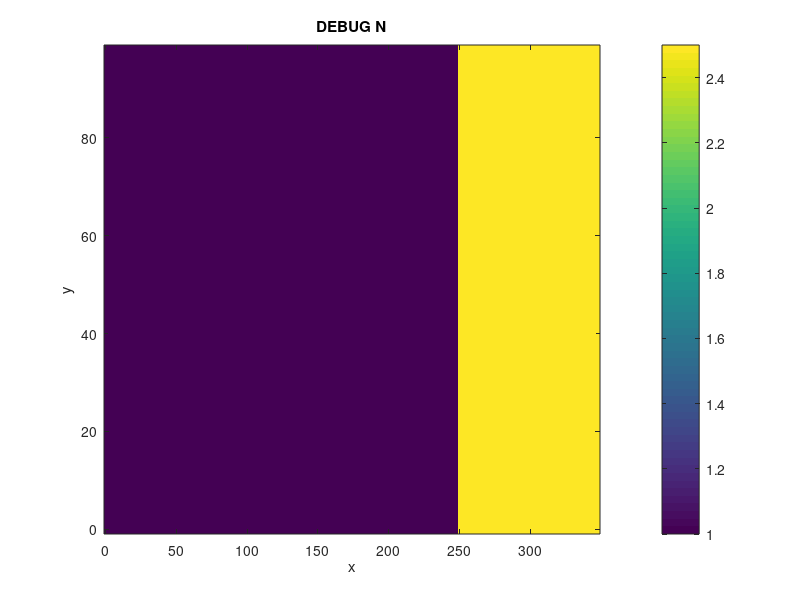

Write the MATLAB code that produced this figure. (Note: this script raises an error after producing the figure.)
% authors: bohan zhang
%
% script for testing reworking of FDFD complex k bloch solver
% debugging by comparing with analytical bragg stack result

clear; close all;

% Script for testing and debugging the new two level grating cell class

clear; close all;

% import code
addpath(['..' filesep 'main']);         % main
% addpath(['..' filesep '45RFSOI']);      % 45rfsoi

% initial settings
disc        = 2;
units       = 'nm';
lambda      = 1000; %1500;
index_clad  = 1.0;

% make index
% let's have a quarter wave stack at 1000nm
% indices
n1      = 1.0;
n2      = 2.5;                  % 1.25;
d1      = lambda/(n1*4);
d2      = lambda/(n2*4);
period  = d1+d2;
domain  = [ 100, period ];

% draw indices
% x = dir of propagation, y = transverse
x_coords    = 0:disc:period-disc;
y_coords    = 0:disc:domain(1)-disc;
N           = zeros( length(y_coords), length(x_coords) );
N( :, x_coords >= 0 & x_coords < d1 )   = n1;
N( :, x_coords >= d1 )                  = n2;

% DEBUG plot N
figure;
imagesc( x_coords, y_coords, N );
xlabel('x'); ylabel('y');
set( gca, 'ydir', 'normal' );
colorbar;
title('DEBUG N');
                                 

% run simulation
num_modes   = 1;
BC          = 1;     % 0 for PEC, 1 for PMC
% PML_options(1): PML in y direction (yes=1 or no=0)
% PML_options(2): length of PML layer in nm
% PML_options(3): strength of PML in the complex plane
% PML_options(4): PML polynomial order (1, 2, 3...)
pml_options = [ 0, 200, 500, 2 ];


% solve bandstructure
lambda_min  = 100;
lambda_max  = 5000;
k0_min      = 0.2*pi/period;
k0_max      = 1.6*pi/period;
k0_all      = linspace( k0_min, k0_max, 100 );

% init saving variables
all_k       = [];
all_k0      = [];
all_k_old   = [];
all_k0_old  = [];

% run solver
% guessk = pi/(2*period);
guessk = 0.000001;
for ii = 1:length(k0_all)
    
    fprintf('\nloop %i of %i\n\n', ii, length(k0_all));
    
    % run old
    fprintf('running old solver\n');
    tic;
    [Phi_1D_old, k_old, Phi_all_old, k_all_old, A_old, B_old] = complexk_mode_solver_2D_PML_old( N, ...
                                                                                   disc, ...
                                                                                   k0_all(ii), ...
                                                                                   num_modes, ...
                                                                                   guessk, ...
                                                                                   BC, ...
                                                                                   pml_options );
    toc;

    % run new
    fprintf('running new solver\n');
    tic;
    [Phi_all, k_all, A, B] = complexk_mode_solver_2D_PML( N, ...
                                                           disc, ...
                                                           k0_all(ii), ...
                                                           num_modes, ...
                                                           guessk, ...
                                                           BC, ...
                                                           pml_options );
    toc;
    
    % save all k's
    all_k       = [ all_k, k_all.' ];
    all_k0      = [ all_k0, repmat( k0_all(ii), 1, length(k_all) ) ];
    all_k_old   = [ all_k_old, k_all_old.' ];
    all_k0_old  = [ all_k0_old, repmat( k0_all(ii), 1, length(k_all_old) ) ];
    
    % set new guessk
    guessk = k_all(1);
    
end

lambda_all  = 2*pi./all_k0;
k0a_pi_bg   = (2*pi/lambda)*period/pi;    % this is where the bg should be

% plot the bandstructure for ALL modes, new solver
figure;
plot( real(all_k)*period/pi, all_k0*period/pi, 'o' ); hold on;
plot( imag(all_k)*period/pi, all_k0*period/pi, 'o' ); hold on;
plot( xlim, [ k0a_pi_bg, k0a_pi_bg ], '--' );
xlabel('ka/pi'); ylabel('k0*a/pi');
legend('real', 'imag', 'center of bandgap');
title('Bandstructure of all solved modes, new ver.');
makeFigureNice();

% % plot the bandstructure for ALL modes, new solver vs wl
% figure;
% plot( real(all_k)*period/pi, lambda_all, 'o' ); hold on;
% plot( imag(all_k)*period/pi, lambda_all, 'o' ); hold on;
% xlabel('ka/pi'); ylabel('\lambda');
% legend('real', 'imag');
% title('Bandstructure of all solved modes, new ver.');
% makeFigureNice();

% plot the bandstructure for ALL modes, old solver
figure;
plot( real(all_k_old)*period/pi, all_k0_old*period/pi, 'o' ); hold on;
plot( imag(all_k_old)*period/pi, all_k0_old*period/pi, 'o' ); hold on;
plot( xlim, [ k0a_pi_bg, k0a_pi_bg ], '--' );
xlabel('ka/pi'); ylabel('k0*a/pi');
legend('real', 'imag', 'center of bandgap');
title('Bandstructure of all solved modes, old ver.');
makeFigureNice();


                                                                           
% % reshape and sort the Phis
% % when they come out raw from the modesolver, Phi_all's columns are the
% % eigenvectors
% % The eigenvectors are wrapped by column, then row
% ny = domain(1)/disc;
% nx = domain(2)/disc;
% Phi_all_half    = Phi_all( 1:end/2, : );                                        % first remove redundant bottom half
% Phi_all_reshape = reshape( Phi_all_half, ny, nx, size(Phi_all_half, 2) );       % hopefully this is dimensions y vs. x vs. mode#
% Phi_firstmode   = Phi_all_reshape( :, :, 1 );
% Phi_secondmode  = Phi_all_reshape( :, :, 2 );

% % do the same but with the old phi for comparison
% Phi_all_half_old    = Phi_all_old( 1:end/2, : );
% Phi_all_old_reshape = reshape( Phi_all_half_old, nx, ny, size(Phi_all_half_old, 2) );       % hopefully this is dimensions x vs. y vs. mode#
% Phi_firstmod_old    = Phi_all_old_reshape( :, :, 1 ).';                                     % gotta transpose
% 
% % x and y coords
% x_coords = 0:disc:domain(2)-disc;
% y_coords = 0:disc:domain(1)-disc;
% 
% % DEBUG plot firstmode
% figure;
% imagesc( x_coords, y_coords, real( Phi_firstmode ) );
% colorbar;
% set( gca, 'YDir', 'normal' );
% title( sprintf( 'Field (real) for mode 1, new ver' ) );
% % DEBUG plot firstmode
% figure;
% imagesc( x_coords, y_coords, real( Phi_firstmod_old ) );
% colorbar;
% set( gca, 'YDir', 'normal' );
% title( sprintf( 'Field (real) for mode 1, old ver' ) );
% 
% % DEBUG plot secondmode
% figure;
% imagesc( x_coords, y_coords, real( Phi_secondmode ) );
% colorbar;
% set( gca, 'YDir', 'normal' );
% title( sprintf( 'Field (real) for mode 2, new ver' ) );
% 
% % debug display imag(k)
% imag(k_all)

% % plot the sparse distributions
% figure;
% spy(A);
% title('A matrix, new');
% 
% figure;
% spy(A_old);
% title('A matrix, old');
% 
% figure;
% spy(B);
% title('B matrix, new');
% 
% figure;
% spy(B_old);
% title('B matrix, old');

% % re-scale k
% k = k * nm * obj.units.scale;
% 
% % run simulation
% GC = GC.runSimulation( num_modes, BC, pml_options );

% % DEBUG plot physical fields and all fields
% k_all       = GC.debug.k_all;
% ka_2pi_all  = k_all*domain(2)/(2*pi);
% 
% for ii = 1:length( k_all )
%     % Plotting physical fields
%     % plot field, abs
%     figure;
%     imagesc( GC.x_coords, GC.y_coords, abs( GC.debug.phi_all(:,:,ii) ) );
%     colorbar;
%     set( gca, 'YDir', 'normal' );
%     title( sprintf( 'Field (abs) for mode %i, k*a/2pi real = %f', ii, real( ka_2pi_all(ii) ) ) );
% end
% 
% % plot real and imag k
% k_labels = {};
% for ii = 1:length( k_all )
%     k_labels{end+1} = [ ' ', num2str(ii) ];
% end
% figure;
% plot( real( ka_2pi_all ), imag( ka_2pi_all ), 'o' ); 
% text( real( ka_2pi_all ), imag( ka_2pi_all ), k_labels );
% xlabel('real k*a/2pi'); ylabel('imag k*a/2pi');
% title('real vs imag k');
% makeFigureNice();

% % Plot the accepted mode
% figure;
% imagesc( GC.x_coords, GC.y_coords, abs( GC.Phi ) );
% colorbar;
% set( gca, 'YDir', 'normal' );
% title( sprintf( 'Field (abs) for accepted mode, ka/2pi real = %f', real( GC.k*domain(2)/(2*pi) ) ) );
% 
% % display calculated k
% fprintf('\nComplex k = %f + %fi\n', real(GC.k), imag(GC.k) );
% 
% % display radiated power
% fprintf('\nRad power up = %e\n', GC.P_rad_up);
% fprintf('Rad power down = %e\n', GC.P_rad_down);
% fprintf('Up/down power directivity = %f\n', GC.directivity);
% 
% % display angle of radiation
% fprintf('\nAngle of maximum radiation = %f deg\n', GC.max_angle_up);
% 
% % plot full Ez with grating geometry overlaid
% GC.plotEz_w_edges();
% axis equal;

% % plot a slice of Eup vs. Sup
% y_up    = 279;
% E_slice = GC.E_z( y_up, : );
% figure;
% plot( 1:length(E_slice), abs(E_slice)./max(abs(E_slice(:))) ); hold on;
% % plot( 1:length(E_slice), GC.debug.Sy_up./max(abs(GC.debug.Sy_up(:))) );
% plot( 1:length(E_slice), GC.debug.Sy_down./max(abs(GC.debug.Sy_down(:))) );
% legend('E field (abs)', 'S_y');
% title('E field and S_y, normalized to 1');
% makeFigureNice();
% 
% % plot input S and E
% E_in = GC.E_z( :, 1 );
% figure;
% plot( 1:length(E_in), abs(E_in)./max(abs(E_in(:))) ); hold on;
% plot( 1:length(E_in), GC.debug.Sx_in./max(abs(GC.debug.Sx_in(:))) );
% % plot( 1:length(E_slice), GC.debug.Sy_down./max(abs(GC.debug.Sy_down(:))) );
% legend('E field (abs)', 'S_x');
% title('E field and S_x at input, normalized to 1');
% makeFigureNice();
% 



























